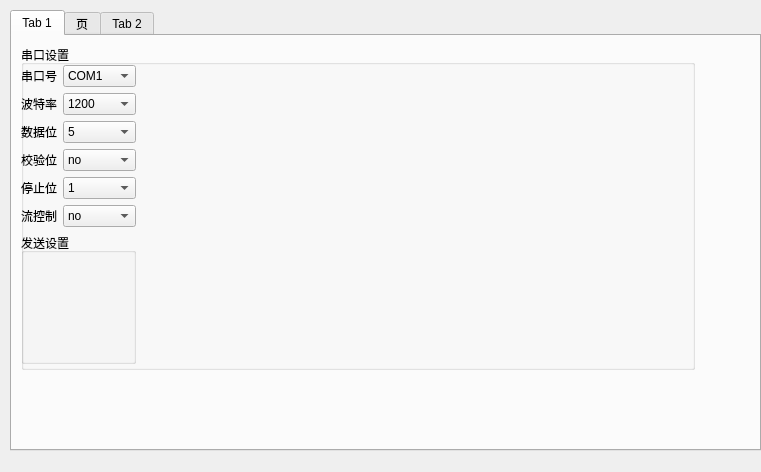
<?xml version="1.0" encoding="UTF-8"?>
<ui version="4.0">
 <class>Frame</class>
 <widget class="QFrame" name="Frame">
  <property name="geometry">
   <rect>
    <x>0</x>
    <y>0</y>
    <width>761</width>
    <height>472</height>
   </rect>
  </property>
  <property name="windowTitle">
   <string>Frame</string>
  </property>
  <widget class="QTabWidget" name="tabWidget">
   <property name="geometry">
    <rect>
     <x>10</x>
     <y>10</y>
     <width>751</width>
     <height>441</height>
    </rect>
   </property>
   <property name="currentIndex">
    <number>0</number>
   </property>
   <widget class="QWidget" name="tab">
    <attribute name="title">
     <string>Tab 1</string>
    </attribute>
    <layout class="QHBoxLayout" name="horizontalLayout_2">
     <item>
      <widget class="QWidget" name="widget_2" native="true">
       <widget class="QGroupBox" name="groupBox_2">
        <property name="geometry">
         <rect>
          <x>0</x>
          <y>0</y>
          <width>674</width>
          <height>325</height>
         </rect>
        </property>
        <property name="title">
         <string>串口设置</string>
        </property>
        <widget class="QWidget" name="gridLayoutWidget_2">
         <property name="geometry">
          <rect>
           <x>0</x>
           <y>20</y>
           <width>701</width>
           <height>331</height>
          </rect>
         </property>
         <layout class="QGridLayout" name="gridLayout_3">
          <item row="0" column="0">
           <layout class="QGridLayout" name="gridLayout_4">
            <item row="5" column="0">
             <widget class="QLabel" name="label_7">
              <property name="text">
               <string>流控制</string>
              </property>
             </widget>
            </item>
            <item row="0" column="0">
             <widget class="QLabel" name="label_8">
              <property name="text">
               <string>串口号</string>
              </property>
             </widget>
            </item>
            <item row="3" column="0">
             <widget class="QLabel" name="label_9">
              <property name="text">
               <string>校验位</string>
              </property>
             </widget>
            </item>
            <item row="2" column="0">
             <widget class="QLabel" name="label_10">
              <property name="text">
               <string>数据位</string>
              </property>
             </widget>
            </item>
            <item row="1" column="0">
             <widget class="QLabel" name="label_11">
              <property name="text">
               <string>波特率</string>
              </property>
             </widget>
            </item>
            <item row="2" column="1">
             <widget class="QComboBox" name="comboBox_7">
              <property name="currentText">
               <string>5</string>
              </property>
              <item>
               <property name="text">
                <string>5</string>
               </property>
              </item>
              <item>
               <property name="text">
                <string>6</string>
               </property>
              </item>
              <item>
               <property name="text">
                <string>7</string>
               </property>
              </item>
              <item>
               <property name="text">
                <string>8</string>
               </property>
              </item>
             </widget>
            </item>
            <item row="0" column="1">
             <widget class="QComboBox" name="comboBox_8">
              <item>
               <property name="text">
                <string>COM1</string>
               </property>
              </item>
              <item>
               <property name="text">
                <string>COM2</string>
               </property>
              </item>
              <item>
               <property name="text">
                <string>COM3</string>
               </property>
              </item>
              <item>
               <property name="text">
                <string>COM4</string>
               </property>
              </item>
              <item>
               <property name="text">
                <string>COM5</string>
               </property>
              </item>
              <item>
               <property name="text">
                <string>COM6</string>
               </property>
              </item>
              <item>
               <property name="text">
                <string>COM7</string>
               </property>
              </item>
              <item>
               <property name="text">
                <string>COM8</string>
               </property>
              </item>
              <item>
               <property name="text">
                <string>COM9</string>
               </property>
              </item>
             </widget>
            </item>
            <item row="4" column="1">
             <widget class="QComboBox" name="comboBox_9">
              <item>
               <property name="text">
                <string>1</string>
               </property>
              </item>
              <item>
               <property name="text">
                <string>1.5</string>
               </property>
              </item>
              <item>
               <property name="text">
                <string>2</string>
               </property>
              </item>
             </widget>
            </item>
            <item row="1" column="1">
             <widget class="QComboBox" name="comboBox_10">
              <property name="currentText">
               <string>1200</string>
              </property>
              <item>
               <property name="text">
                <string>1200</string>
               </property>
              </item>
              <item>
               <property name="text">
                <string>2400</string>
               </property>
              </item>
              <item>
               <property name="text">
                <string>4800</string>
               </property>
              </item>
              <item>
               <property name="text">
                <string>9600</string>
               </property>
              </item>
              <item>
               <property name="text">
                <string>19200</string>
               </property>
              </item>
              <item>
               <property name="text">
                <string>38400</string>
               </property>
              </item>
              <item>
               <property name="text">
                <string>57600</string>
               </property>
              </item>
              <item>
               <property name="text">
                <string>115200</string>
               </property>
              </item>
             </widget>
            </item>
            <item row="3" column="1">
             <widget class="QComboBox" name="comboBox_11">
              <item>
               <property name="text">
                <string>no</string>
               </property>
              </item>
              <item>
               <property name="text">
                <string>even</string>
               </property>
              </item>
              <item>
               <property name="text">
                <string>odd</string>
               </property>
              </item>
              <item>
               <property name="text">
                <string>space</string>
               </property>
              </item>
              <item>
               <property name="text">
                <string>mark</string>
               </property>
              </item>
             </widget>
            </item>
            <item row="5" column="1">
             <widget class="QComboBox" name="comboBox_12">
              <item>
               <property name="text">
                <string>no</string>
               </property>
              </item>
              <item>
               <property name="text">
                <string>rts/cts</string>
               </property>
              </item>
              <item>
               <property name="text">
                <string>xon/xoff</string>
               </property>
              </item>
             </widget>
            </item>
            <item row="4" column="0">
             <widget class="QLabel" name="label_12">
              <property name="text">
               <string>停止位</string>
              </property>
             </widget>
            </item>
            <item row="6" column="0" colspan="2">
             <widget class="QGroupBox" name="groupBox_4">
              <property name="title">
               <string>发送设置</string>
              </property>
             </widget>
            </item>
           </layout>
          </item>
          <item row="3" column="0">
           <widget class="QPushButton" name="pushButton_2">
            <property name="text">
             <string>打开串口</string>
            </property>
           </widget>
          </item>
          <item row="3" column="2">
           <widget class="QPushButton" name="pushButton_3">
            <property name="text">
             <string>发送</string>
            </property>
           </widget>
          </item>
          <item row="3" column="1">
           <widget class="QLineEdit" name="lineEdit"/>
          </item>
         </layout>
        </widget>
       </widget>
      </widget>
     </item>
    </layout>
   </widget>
   <widget class="QWidget" name="tab_3">
    <attribute name="title">
     <string>页</string>
    </attribute>
   </widget>
   <widget class="QWidget" name="tab_2">
    <attribute name="title">
     <string>Tab 2</string>
    </attribute>
   </widget>
  </widget>
 </widget>
 <resources/>
 <connections/>
</ui>
